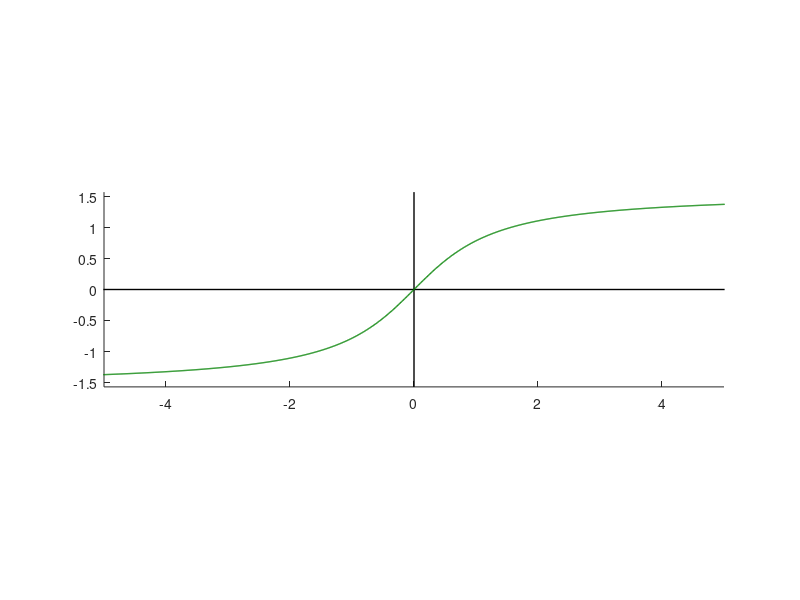

This figure's MATLAB source:
clear
clc
format

choice_flag = 1;

if (choice_flag == 0)

    line([-1.00, 1.00], [0.00, 0.00], 'Color', [0 0 0], 'LineWidth', 1);
    line([0.00, 0.00], [-pi/2, pi], 'Color', [0 0 0], 'LineWidth', 1);

    cos_vals = -1.00:0.01:1.00;
    arc_cos_vals = acos(cos_vals);
    line(cos_vals, arc_cos_vals, 'Color', [0.5 0 0], 'LineWidth', 1);

    sin_vals = -1.00:0.01:1.00;
    arc_sin_vals = asin(sin_vals);
    line(sin_vals, arc_sin_vals, 'Color', [1 0.5 0.5], 'LineWidth', 1);

    xlim([-1, 1]);
    ylim([-pi/2, pi]);
    daspect([1 1 1]);

else

    line([-10.00, 10.00], [0.00, 0.00], 'Color', [0 0 0], 'LineWidth', 1);
    line([0.00, 0.00], [-pi/2, pi/2], 'Color', [0 0 0], 'LineWidth', 1);

    tan_vals = -10.00:0.01:10.00;
    arc_tan_vals = atan(tan_vals);
    line(tan_vals, arc_tan_vals, 'Color', [0 0.5 0], 'LineWidth', 1);
    xlim([-5.0, 5.0]);
    ylim([-pi/2, pi/2]);
    daspect([1 1 1]);

end

